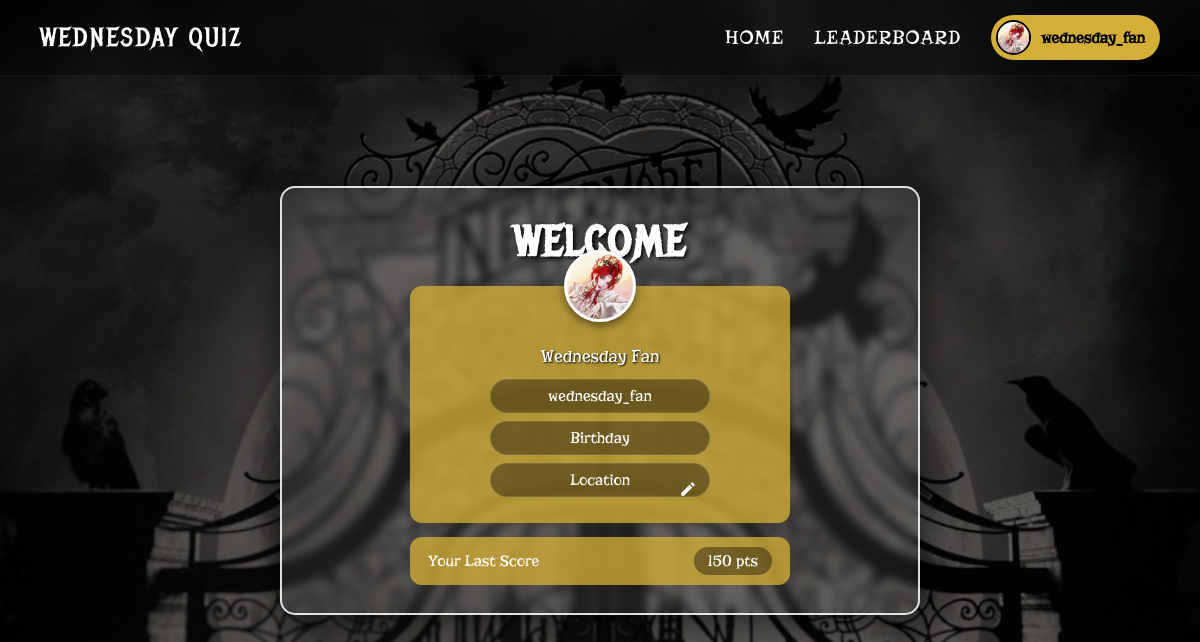
/user/profil.php (signed in), run on the app's committed database.
### tables this page shows
CREATE TABLE `users` (
  `id` int(11) NOT NULL,
  `username` varchar(50) NOT NULL,
  `email` varchar(100) NOT NULL,
  `password` varchar(255) NOT NULL,
  `full_name` varchar(100) DEFAULT NULL,
  `profile_picture` varchar(255) DEFAULT NULL,
  `total_score` int(11) DEFAULT 0,
  `quiz_completed` int(11) DEFAULT 0,
  `created_at` timestamp NOT NULL DEFAULT current_timestamp(),
  `last_played` timestamp NULL DEFAULT NULL
);

### user/profil.php (the view, shortened to what this page needs)
<?php
$conn = getDbConnection();
$userId = $_SESSION['user_id'] ?? null;
$data = [
    'fullname' => 'Hamada Asahi',
    'username' => $_SESSION['username'] ?? 'Guest',
    'avatar' => '../asset/profile_placeholder.jpg',
    'birthday' => '',
    'location' => ''
];
$lastScore = 0;
if ($userId) {
    $stmt = $conn->prepare("SELECT username, full_name, profile_picture, total_score FROM users WHERE id = ?");
    $stmt->bind_param('i', $userId);
    $stmt->execute();
    $result = $stmt->get_result();
    if ($row = $result->fetch_assoc()) {
        $data['username'] = $row['username'];
        $data['fullname'] = $row['full_name'] ?? $row['username'];
        $profilePicture = $row['profile_picture'];
        if ($profilePicture && !empty($profilePicture)) {
            if (strpos($profilePicture, 'uploads/') === 0) {
                $data['avatar'] = '../asset/' . $profilePicture;
            } elseif (strpos($profilePicture, '../asset/') !== 0 && strpos($profilePicture, '/') === false) {
                if (file_exists(__DIR__ . '/../asset/' . $profilePicture)) {
                    $data['avatar'] = '../asset/' . $profilePicture;
                } elseif (file_exists(__DIR__ . '/../asset/uploads/' . $profilePicture)) {
                    $data['avatar'] = '../asset/uploads/' . $profilePicture;
                } else {
                    $data['avatar'] = '../asset/profile_placeholder.jpg';
                }
            } else {
                $data['avatar'] = $profilePicture;
            }
        }
        $lastScore = (int)($row['total_score'] ?? 0);
    }
}
$avatarSrc = $data['avatar'];
$username = $data['username'];
?>
<!DOCTYPE html>
<html lang="en">
<head>
</head>
<body>
    <nav class="navbar">
        <div class="nav-logo">WEDNESDAY QUIZ</div>
        <div class="nav-menu">
            <a href="dashboard.php">HOME</a>
            <a href="leaderboard.php">LEADERBOARD</a>
            <div class="profile-container" onclick="toggleDropdown()">
                <div class="user-profile">
                    <img src="<?php echo htmlspecialchars($avatarSrc); ?>" alt="User">
                    <span><?php echo htmlspecialchars($username); ?></span>
                </div>
            </div>
        </div>
    </nav>
    <div class="main-card">
        <h1 class="welcome-title">WELCOME</h1>
        <div class="gold-card">
            <img src="<?php echo htmlspecialchars($avatarSrc); ?>" alt="Profile" class="avatar-large">
            <div class="full-name"><?php echo htmlspecialchars($data['fullname']); ?></div>
            <div class="info-pill">
                <?php echo htmlspecialchars($data['username']); ?>
            </div>
            <div class="info-pill">
                <?php echo !empty($data['birthday']) ? htmlspecialchars($data['birthday']) : 'Birthday'; ?>
            </div>
            <div class="info-pill">
                <?php echo !empty($data['location']) ? htmlspecialchars($data['location']) : 'Location'; ?>
                <a href="edit_profile.php" title="Edit Profile">
                    <svg class="edit-icon" viewBox="0 0 24 24"><path d="M3 17.25V21h3.75L17.81 9.94l-3.75-3.75L3 17.25zM20.71 7.04c.39-.39.39-1.02 0-1.41l-2.34-2.34c-.39-.39-1.02-.39-1.41 0l-1.83 1.83 3.75 3.75 1.83-1.83z"/></svg>
                </a>
            </div>
        </div>
        <div class="score-bar">
            <span>Your Last Score</span>
            <span class="score-val"><?php echo $lastScore; ?> pts</span>
        </div>
    </div>
</body>
</html>

### user/profil.php (style rules this page uses)
* { margin: 0; padding: 0; box-sizing: border-box; }
body { font-family: 'Risque', serif; height: 100vh; width: 100%; background: url('../asset/background.jpg') no-repeat center center/cover; display: flex; justify-content: center; align-items: center; position: relative; overflow: hidden; }
body::before { content: ''; position: fixed; top: 0; left: 0; width: 100%; height: 100%; background: rgba(0, 0, 0, 0.6); z-index: 0; pointer-events: none; }
.navbar { position: fixed; top: 0; left: 0; width: 100%; padding: 15px 40px; display: flex; justify-content: space-between; align-items: center; z-index: 9999; background: rgba(0, 0, 0, 0.35); backdrop-filter: blur(6px); -webkit-backdrop-filter: blur(6px); border-bottom: 1px solid rgba(255, 255, 255, 0.06); }
body::before { z-index: 0; }
.main-card, .game-card, .leaderboard-card, .result-card { z-index: 10; margin-top: 80px; }
.nav-logo { font-family: 'MetalMania', cursive; font-size: 26px; color: white; letter-spacing: 2px; }
.nav-menu { display: flex; align-items: center; gap: 30px; }
.nav-menu a { font-family: 'Risque', serif; color: white; text-decoration: none; font-size: 20px; transition: 0.3s; letter-spacing: 1px; text-transform: uppercase; }
.profile-container { position: relative; cursor: pointer; }
.user-profile { display: flex; align-items: center; background-color: #d4af37; padding: 5px 15px 5px 5px; border-radius: 30px; color: black; font-weight: bold; font-family: 'Risque', serif; }
.user-profile img { width: 35px; height: 35px; border-radius: 50%; object-fit: cover; margin-right: 10px; border: 2px solid black; background: #fff; }
.main-card { position: relative; z-index: 2; background: rgba(255, 255, 255, 0.08); width: 90%; max-width: 640px; padding: 28px 30px; border: 2px solid rgba(255, 255, 255, 0.85); border-radius: 15px; text-align: center; backdrop-filter: blur(5px); -webkit-backdrop-filter: blur(5px); box-shadow: 0 0 40px rgba(0,0,0,0.8); margin-top: 0; }
.welcome-title { font-family: 'MetalMania', cursive; color: white; font-size: 42px; margin-bottom: 18px; letter-spacing: 2px; text-shadow: 2px 2px 4px black; }
.gold-card { background: rgba(212, 175, 55, 0.78); border-radius: 12px; padding: 18px; position: relative; margin: 10px auto 0; color: white; display: flex; flex-direction: column; align-items: center; max-width: 380px; }
.avatar-large { width: 72px; height: 72px; border-radius: 50%; border: 3px solid white; object-fit: cover; position: absolute; top: -36px; left: 50%; transform: translateX(-50%); background: #fff; box-shadow: 0 4px 10px rgba(0,0,0,0.5); }
.full-name { font-family: 'Risque', serif; font-size: 18px; margin-top: 42px; margin-bottom: 12px; text-shadow: 1px 1px 2px black; text-align: center; }
.info-pill { background: rgba(0, 0, 0, 0.38); border-radius: 30px; padding: 7px 22px; margin-bottom: 8px; width: fit-content; min-width: 220px; display: flex; justify-content: center; align-items: center; font-family: 'Risque', serif; font-size: 16px; position: relative; color: white; border: 1px solid rgba(255,255,255,0.12); }
.edit-icon { position: absolute; right: 12px; width: 18px; height: 18px; fill: white; cursor: pointer; }
.score-bar { background: rgba(212, 175, 55, 0.78); border-radius: 12px; padding: 10px 18px; margin: 14px auto 0; width: 100%; max-width: 380px; display: flex; justify-content: space-between; align-items: center; font-family: 'Risque', serif; font-size: 16px; color: white; }
.score-val { background: rgba(0, 0, 0, 0.38); border-radius: 30px; padding: 5px 14px; font-family: 'Risque', serif; color: white; }

### data on the page
users: username "wednesday_fan", full_name "Wednesday Fan", total_score "150"
